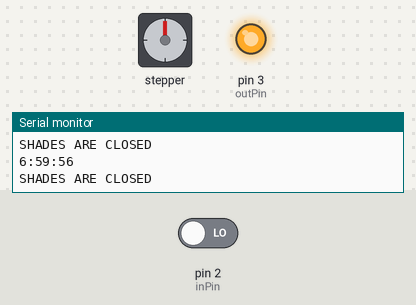
Recording of a sketch running on a simulated Arduino Uno, built with avr-gcc and run on an emulated ATmega328P. On the bench: stepper motor, output pins drawn as LEDs (lit = HIGH), the last lines printed to the serial monitor. The inputs (shaded band) are chosen by the test bench; at power-on: pin 2 (inPin) LOW. The local clock reads 2024-03-15 10:24:30 at power-on unless the sketch sets it; stepper angles assume 2048 steps per turn.

Above: at 1.2 s.
1.3 s: pin 2 (inPin) driven HIGH
At 1.77 s:
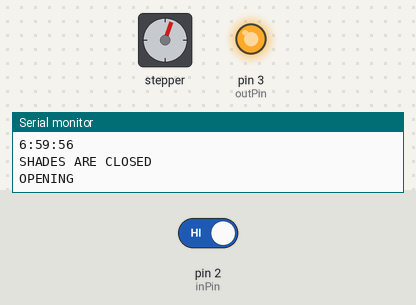
At 26.2 s:
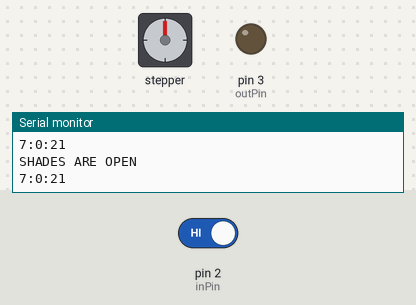
Timing chart, 0 to 26.9 s (numbered marks = the images above; inputs shaded):
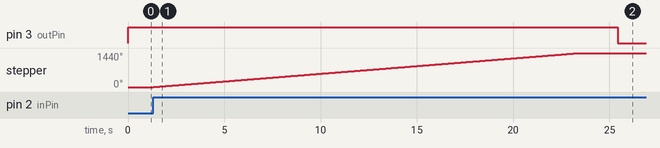

Measured:
- after the input at 1.3 s, pin 3 (outPin): HIGH → LOW after 24.1 s

The sketch:

AutoCurtain.ino
```cpp
//HI THERE. THIS IS CODE TO RUN MY ARDUINO UNO R3 WITH A STEPPER MOTOR, BUTTON, AND A CLOCK TO OPEN AND CLOSE MY BEDROOM BLINDS.
#include <Stepper.h>
#include <DS1302.h>
#include <Wire.h>
// THESE 2 LINES ENSURE A "FLICKERING" POWER SOURCE DOESN'T TOGGLE SWITCH
long time = 0;
long debounce = 200;
//THESE SETTINGS ARE SPECIFIC FOR MY STEPPER MOTOR (STEP # AND GEAR REDUCTION)
const float STEPS = 32;
const float gear_red = 64;
const float steps_per_out_rev = STEPS * gear_red;
int stepsrequired;
//PINS FOR STEPPER MOTOR CONTROLLER
Stepper stepper(STEPS, 9, 11, 8, 10);
//PINS FOR INPUT (SWITCH) AND OUTPUT (LED)
int inPin = 2;
int outPin = 3;
//TOGGLE SWITCH STATE FOR OPEN/CLOSED
int state = HIGH;
int reading;
int previous = LOW;
// DS1302:
//          VCC pin -> 3.3v power (NOT 5v)
//          GND -> GND
//          CLK pin -> Arduino Digital 6
//          DATA pin -> Arduino Digital 5
//          RST pin -> Arduino Digital 4
DS1302 rtc(4, 5, 6);
// INIT A TIME DATA-STRUCTURE
Time t;
void setup()
{
  pinMode(inPin, INPUT);
  pinMode(outPin, OUTPUT);
  //TURN ON THE CLOCK RAM
  rtc.halt(false);
  rtc.writeProtect(false);
  // UN COMMENT TO SET DATE/TIME
  //rtc.setDOW(MONDAY);        // Set Day-of-Week to FRIDAY
  rtc.setTime(6, 59, 55);     // Set the time to 12:00:00 (24hr format)
  //rtc.setDate(4, 13, 2020);   // Set the date to August 6th, 2010
  Serial.begin(9600);
}
void loop()
{
  reading = digitalRead(inPin);
  if (reading == HIGH && previous == LOW && millis() - time > debounce) {
    if (state == HIGH) {
      state = LOW;
      Serial.println("OPENING");
      //Half turn CW
      stepsrequired = 8192;
      stepper.setSpeed(700);
      stepper.step(stepsrequired);
      Serial.println("OPENED");
      delay(2000);
    }
    else {
      state = HIGH;
      Serial.println("CLOSING");
      //Half turn CCW
      stepsrequired = -8192;
      stepper.setSpeed(700);
      stepper.step(stepsrequired);
      Serial.println("CLOSED");
      delay(2000);
    }
  }
  t = rtc.getTime();
  Serial.print(t.hour);
  Serial.print(":");
  Serial.print(t.min);
  Serial.print(":");
  Serial.println(t.sec);
  if (t.hour == 7 && t.min == 0 && t.sec == 0)
  {
    Serial.println("OPENING, GOOD MORNING");
    state = LOW;
    //Half turn CW
    stepsrequired = 8192;
    stepper.setSpeed(700);
    stepper.step(stepsrequired);
    Serial.println("OPENED");
    delay(2000);
  }
  digitalWrite(outPin, state);
  if (state == HIGH) {
    Serial.println("SHADES ARE CLOSED");
  }
  else if (state == LOW) {
    Serial.println("SHADES ARE OPEN");
  }
  //Serial.println(rtc.getTimeStr());
  previous = reading;
}
```
